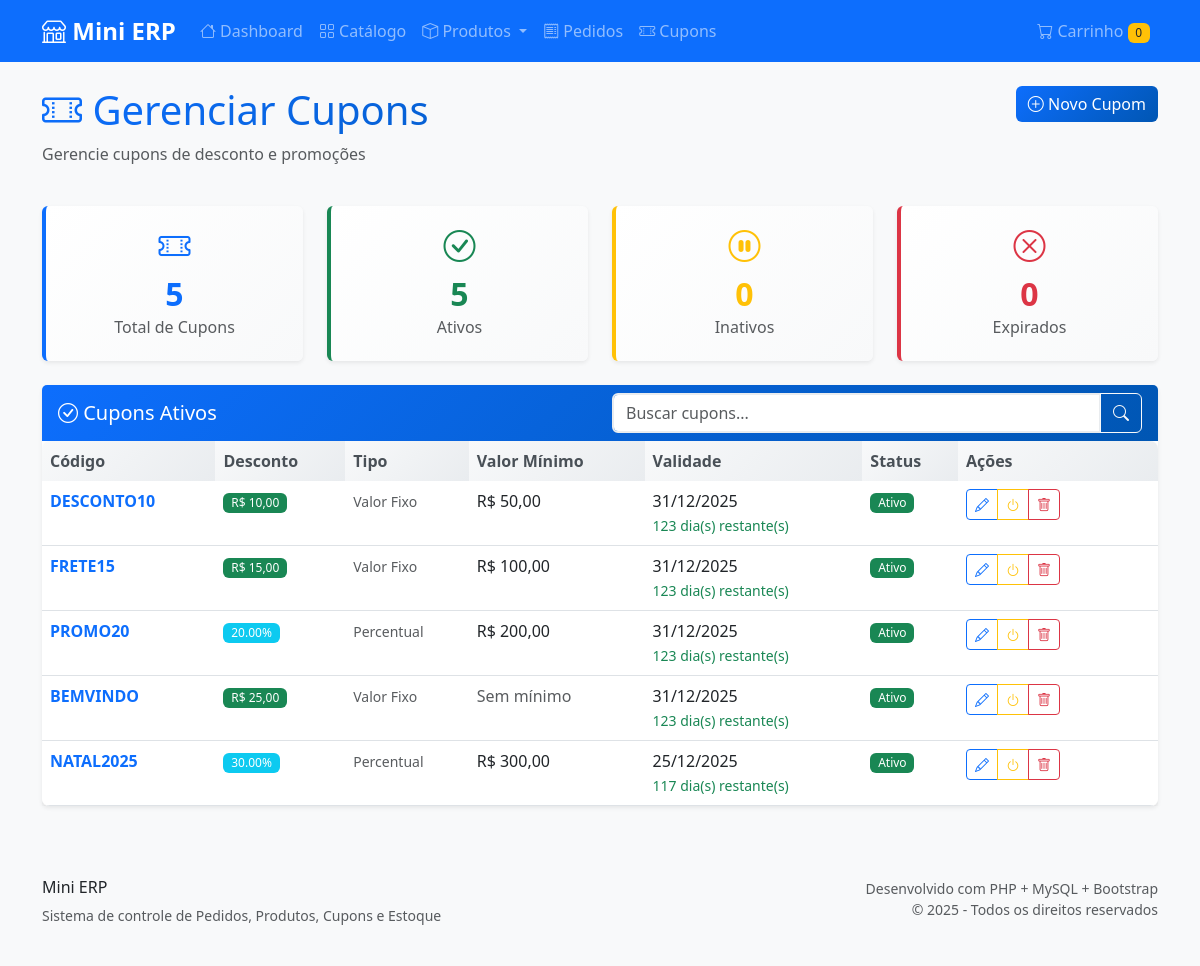
Screenshot of /?p=coupon&a=index with the database file from the repository.
### tables this page shows
CREATE TABLE cupons (
    id INT AUTO_INCREMENT PRIMARY KEY,
    codigo VARCHAR(50) UNIQUE NOT NULL,
    desconto DECIMAL(10,2) NOT NULL,
    tipo_desconto ENUM('percentual', 'valor') DEFAULT 'valor',
    valor_minimo DECIMAL(10,2) DEFAULT 0,
    validade DATE NOT NULL,
    ativo BOOLEAN DEFAULT TRUE,
    created_at TIMESTAMP DEFAULT CURRENT_TIMESTAMP,
    updated_at TIMESTAMP DEFAULT CURRENT_TIMESTAMP ON UPDATE CURRENT_TIMESTAMP
);

### app/controllers/CouponController.php (called while the page is built, shortened)
<?php
require_once __DIR__ . '/../models/Coupon.php';
class CouponController extends BaseController {
    private $couponModel;
    public function __construct() {
        $this->couponModel = new Coupon();
    }
    public function index() {
        $allCoupons = $this->couponModel->getAllCoupons();
        $activeCoupons = $this->couponModel->getActiveCoupons();
        $expiredCoupons = $this->couponModel->getExpiredCoupons();
        $stats = $this->couponModel->getCouponStats();
        $this->view('coupons/index', [
            'title' => 'Gerenciar Cupons',
            'allCoupons' => $allCoupons,
            'activeCoupons' => $activeCoupons,
            'expiredCoupons' => $expiredCoupons,
            'stats' => $stats
        ]);
    }
}

### index.php (called while the page is built, shortened)
<?php
require_once __DIR__ . '/config/config.php';
try {
    $controllerInstance = new $controllerClass();
    $controllerInstance->$action();
} catch (Exception $e) {
    http_response_code(404);
    echo "<h1>Erro 404</h1>";
    echo "<p>" . htmlspecialchars($e->getMessage()) . "</p>";
    echo "<a href='".BASE_URL."'>Voltar ao início</a>";
}

### config/Database.php (called while the page is built, shortened)
<?php
class Database {
    private static $instance = null;
    private $connection;
    private $host = 'localhost:3307';
    private $database = 'mini_erp';
    private $username = 'root';
    private $password = '';
    private function __construct() {
        try {
            $this->connection = new PDO(
                "mysql:host={$this->host};dbname={$this->database};charset=utf8mb4",
                $this->username,
                $this->password,
                [
                    PDO::ATTR_ERRMODE => PDO::ERRMODE_EXCEPTION,
                    PDO::ATTR_DEFAULT_FETCH_MODE => PDO::FETCH_ASSOC,
                    PDO::ATTR_EMULATE_PREPARES => false
                ]
            );
            return;
        } catch (PDOException $e) {
        }
        die("Erro na conexão com o banco de dados: Não foi possível conectar nas portas 3306 ou 3307.");
    }
    public static function getInstance() {
        if (self::$instance === null) {
            self::$instance = new self();
        }
        return self::$instance;
    }
    public function getConnection() {
        return $this->connection;
    }
}

### app/models/BaseModel.php (called while the page is built, shortened)
<?php
require_once __DIR__ . '/../../config/Database.php';
abstract class BaseModel {
    public function __construct() {
        $this->db = Database::getInstance()->getConnection();
    }
}

### app/models/Coupon.php (called while the page is built, shortened)
<?php
require_once 'BaseModel.php';
class Coupon extends BaseModel {
    public function getAllCoupons() {
        $stmt = $this->db->prepare("SELECT * FROM cupons ORDER BY created_at DESC");
        $stmt->execute();
        return $stmt->fetchAll();
    }
    public function getCouponStats() {
        $sql = "SELECT
                    COUNT(*) as total_cupons,
                    SUM(CASE WHEN ativo = 1 AND validade >= CURDATE() THEN 1 ELSE 0 END) as ativos,
                    SUM(CASE WHEN ativo = 0 THEN 1 ELSE 0 END) as inativos,
                    SUM(CASE WHEN validade < CURDATE() THEN 1 ELSE 0 END) as expirados
                FROM cupons";
        $stmt = $this->db->prepare($sql);
        $stmt->execute();
        return $stmt->fetch();
    }
}

### app/views/coupons/index.php (the view, shortened to what this page needs)
<div class="row mb-4">
    <div class="col-md-8">
        <h1 class="text-gradient">
            <i class="bi bi-ticket-perforated"></i> Gerenciar Cupons
        </h1>
        <p class="text-muted">Gerencie cupons de desconto e promoções</p>
    </div>
    <div class="col-md-4 text-md-end">
        <a href="<?php echo BASE_URL;?>/?p=coupon&a=create" class="btn btn-primary">
            <i class="bi bi-plus-circle"></i> Novo Cupom
        </a>
    </div>
</div>
<div class="row mb-4">
    <div class="col-md-3">
        <div class="card stats-card">
            <div class="card-body text-center">
                <i class="bi bi-ticket-perforated text-primary mb-2" style="font-size: 2rem;"></i>
                <div class="stats-number"><?= $stats['total_cupons'] ?? 0 ?></div>
                <h6 class="card-title text-muted">Total de Cupons</h6>
            </div>
        </div>
    </div>
    <div class="col-md-3">
        <div class="card stats-card success">
            <div class="card-body text-center">
                <i class="bi bi-check-circle text-success mb-2" style="font-size: 2rem;"></i>
                <div class="stats-number text-success"><?= $stats['ativos'] ?? 0 ?></div>
                <h6 class="card-title text-muted">Ativos</h6>
            </div>
        </div>
    </div>
    <div class="col-md-3">
        <div class="card stats-card warning">
            <div class="card-body text-center">
                <i class="bi bi-pause-circle text-warning mb-2" style="font-size: 2rem;"></i>
                <div class="stats-number text-warning"><?= $stats['inativos'] ?? 0 ?></div>
                <h6 class="card-title text-muted">Inativos</h6>
            </div>
        </div>
    </div>
    <div class="col-md-3">
        <div class="card stats-card danger">
            <div class="card-body text-center">
                <i class="bi bi-x-circle text-danger mb-2" style="font-size: 2rem;"></i>
                <div class="stats-number text-danger"><?= $stats['expirados'] ?? 0 ?></div>
                <h6 class="card-title text-muted">Expirados</h6>
            </div>
        </div>
    </div>
</div>
<?php if (!empty($activeCoupons)): ?>
    <div class="card mb-4">
        <div class="card-header">
            <div class="row align-items-center">
                <div class="col-md-6">
                    <h5 class="mb-0 text-white">
                        <i class="bi bi-check-circle"></i> Cupons Ativos
                    </h5>
                </div>
                <div class="col-md-6">
                    <div class="input-group">
                        <input type="text" class="form-control" placeholder="Buscar cupons..." id="search-active">
                        <button class="btn btn-outline-light" type="button">
                            <i class="bi bi-search"></i>
                        </button>
                    </div>
                </div>
            </div>
        </div>
        <div class="table-responsive">
            <table class="table table-hover mb-0" id="active-coupons-table">
                <thead>
                    <tr>
                        <th>Código</th>
                        <th>Desconto</th>
                        <th>Tipo</th>
                        <th>Valor Mínimo</th>
                        <th>Validade</th>
                        <th>Status</th>
                        <th width="200">Ações</th>
                    </tr>
                </thead>
                <tbody>
                    <?php foreach ($allCoupons as $coupon): ?>
                        <tr>
                            <td>
                                <strong class="text-primary"><?= htmlspecialchars($coupon['codigo']) ?></strong>
                            </td>
                            <td>
                                <?php if ($coupon['tipo_desconto'] === 'percentual'): ?>
                                    <span class="badge bg-info"><?= $coupon['desconto'] ?>%</span>
                                <?php else: ?>
                                    <span class="badge bg-success">R$ <?= number_format($coupon['desconto'], 2, ',', '.') ?></span>
                                <?php endif; ?>
                            </td>
                            <td>
                                <small class="text-muted">
                                    <?= $coupon['tipo_desconto'] === 'percentual' ? 'Percentual' : 'Valor Fixo' ?>
                                </small>
                            </td>
                            <td>
                                <?php if ($coupon['valor_minimo'] > 0): ?>
                                    R$ <?= number_format($coupon['valor_minimo'], 2, ',', '.') ?>
                                <?php else: ?>
                                    <span class="text-muted">Sem mínimo</span>
                                <?php endif; ?>
                            </td>
                            <td>
                                <?php
                                $validade = new DateTime($coupon['validade']);
                                $hoje = new DateTime();
                                $diff = $hoje->diff($validade);
                                ?>
                                <div>
                                    <?= $validade->format('d/m/Y') ?>
                                    <?php if ($validade > $hoje): ?>
                                        <br><small class="text-success">
                                            <?= $diff->days ?> dia(s) restante(s)
                                        </small>
                                    <?php endif; ?>
                                </div>
                            </td>
                            <td>
                                <span class="badge bg-<?= $coupon['ativo'] ? 'success' : 'secondary' ?>">
                                    <?= $coupon['ativo'] ? 'Ativo' : 'Inativo' ?>
                                </span>
                            </td>
                            <td>
                                <div class="btn-group btn-group-sm" role="group">
                                    <a href="<?php echo BASE_URL;?>/?p=coupon&a=edit&id=<?= $coupon['id'] ?>"
                                       class="btn btn-outline-primary"
                                       data-bs-toggle="tooltip"
                                       title="Editar">
                                        <i class="bi bi-pencil"></i>
                                    </a>
                                    <button type="button"
                                            class="btn btn-outline-warning"
                                            data-bs-toggle="tooltip"
                                            title="Ativar/Desativar"
                                            onclick="toggleCoupon(<?= $coupon['id'] ?>)">
                                        <i class="bi bi-power"></i>
                                    </button>
                                    <button type="button"
                                            class="btn btn-outline-danger btn-delete"
                                            data-bs-toggle="tooltip"
                                            title="Excluir"
                                            onclick="deleteCoupon(<?= $coupon['id'] ?>)">
                                        <i class="bi bi-trash"></i>
                                    </button>
                                </div>
                            </td>
                        </tr>
                    <?php endforeach; ?>
                </tbody>
            </table>
        </div>
    </div>
<?php endif; ?>
<?php
include __DIR__ . '/../layout.php';
?>

### public/css/style.css (style rules this page uses)
:root { --primary-color: #0d6efd; --secondary-color: #6c757d; --success-color: #198754; --danger-color: #dc3545; --warning-color: #ffc107; --info-color: #0dcaf0; }
body { font-family: 'Segoe UI', Tahoma, Geneva, Verdana, sans-serif; background-color: #f8f9fa; }
.card { border: none; box-shadow: 0 0.125rem 0.25rem rgba(0, 0, 0, 0.075); transition: all 0.3s ease; }
.card-header { background: linear-gradient(135deg, var(--primary-color), #0056b3); color: white; border: none; font-weight: 600; }
.btn { font-weight: 500; transition: all 0.3s ease; }
.btn-primary { background: linear-gradient(135deg, var(--primary-color), #0056b3); border: none; }
.table { background: white; border-radius: 0.5rem; overflow: hidden; box-shadow: 0 0.125rem 0.25rem rgba(0, 0, 0, 0.075); }
.table thead th { background: linear-gradient(135deg, #f8f9fa, #e9ecef); border: none; font-weight: 600; color: #495057; }
.table tbody tr { transition: all 0.3s ease; }
.form-control, .form-select { border: 2px solid #e9ecef; transition: all 0.3s ease; }
.stats-card { background: linear-gradient(135deg, #fff, #f8f9fa); border-left: 4px solid var(--primary-color); }
.stats-card.success { border-left-color: var(--success-color); }
.stats-card.warning { border-left-color: var(--warning-color); }
.stats-card.danger { border-left-color: var(--danger-color); }
.stats-number { font-size: 2rem; font-weight: 700; color: var(--primary-color); }
.badge { font-weight: 500; }
.text-gradient { background: linear-gradient(135deg, var(--primary-color), #0056b3); -webkit-background-clip: text; -webkit-text-fill-color: transparent; background-clip: text; }

### rows the page displays
cupons: codigo "DESCONTO10", desconto "10,00", tipo_desconto "Valor Fixo", valor_minimo "50,00", validade "31/12/2025", validade "123", ativo "Ativo"
cupons: codigo "FRETE15", desconto "15,00", tipo_desconto "Valor Fixo", valor_minimo "100,00", validade "31/12/2025", validade "123", ativo "Ativo"
cupons: codigo "PROMO20", desconto "20.00", tipo_desconto "Percentual", valor_minimo "200,00", validade "31/12/2025", validade "123", ativo "Ativo"
cupons: codigo "BEMVINDO", desconto "25,00", tipo_desconto "Valor Fixo", valor_minimo "Sem mínimo", validade "31/12/2025", validade "123", ativo "Ativo"
cupons: codigo "NATAL2025", desconto "30.00", tipo_desconto "Percentual", valor_minimo "300,00", validade "25/12/2025", validade "117", ativo "Ativo"

### other values shown
$stats['total_cupons'] "5"
$stats['ativos'] "5"
$stats['inativos'] "0"
$stats['expirados'] "0"
